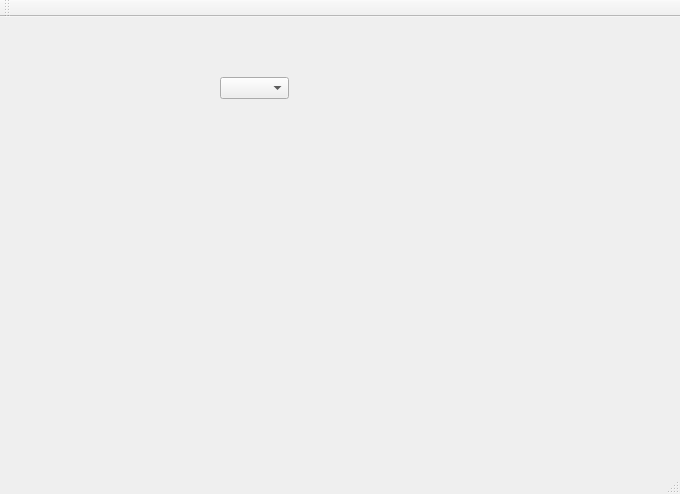
<?xml version="1.0" encoding="UTF-8"?>
<ui version="4.0">
 <class>MainWindow</class>
 <widget class="QMainWindow" name="MainWindow">
  <property name="geometry">
   <rect>
    <x>0</x>
    <y>0</y>
    <width>680</width>
    <height>494</height>
   </rect>
  </property>
  <property name="windowTitle">
   <string>MainWindow</string>
  </property>
  <widget class="QWidget" name="centralWidget">
   <widget class="QComboBox" name="comboBox">
    <property name="geometry">
     <rect>
      <x>220</x>
      <y>60</y>
      <width>69</width>
      <height>22</height>
     </rect>
    </property>
   </widget>
  </widget>
  <widget class="QMenuBar" name="menuBar">
   <property name="geometry">
    <rect>
     <x>0</x>
     <y>0</y>
     <width>680</width>
     <height>23</height>
    </rect>
   </property>
  </widget>
  <widget class="QToolBar" name="mainToolBar">
   <attribute name="toolBarArea">
    <enum>TopToolBarArea</enum>
   </attribute>
   <attribute name="toolBarBreak">
    <bool>false</bool>
   </attribute>
  </widget>
  <widget class="QStatusBar" name="statusBar"/>
 </widget>
 <layoutdefault spacing="6" margin="11"/>
 <resources/>
 <connections/>
</ui>
